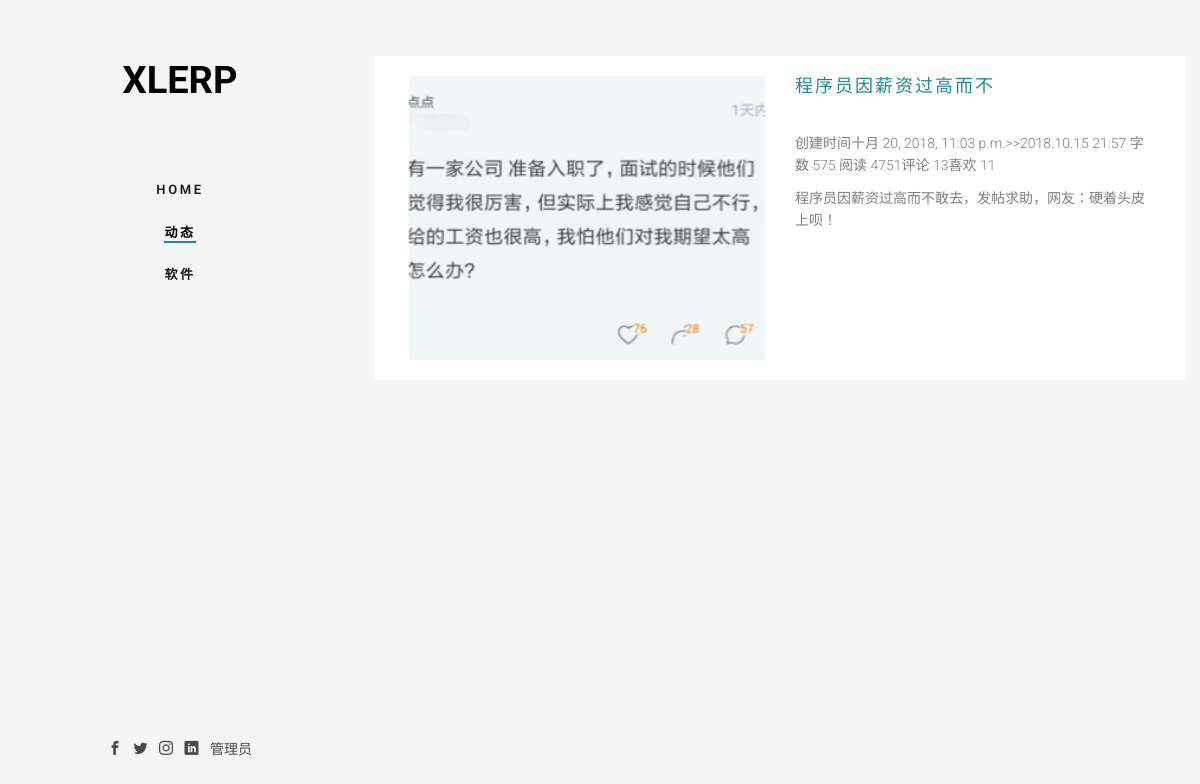
Page /post/ on the earlier database version.
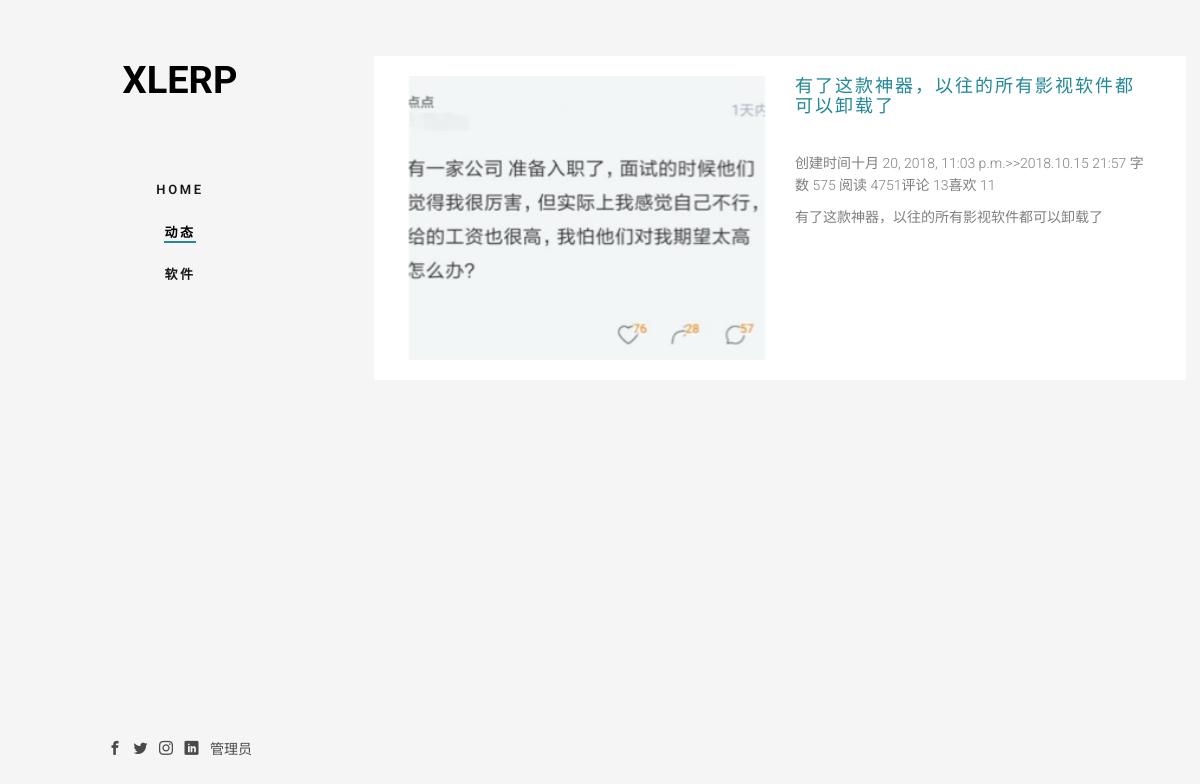
Same page on the later database version.
### HomeApp/models.py (models this page shows, shortened)
class dynamic(models.Model):
    title = models.CharField(max_length=30,unique=True,verbose_name=u'标题')
    imgurl = models.ImageField(upload_to='images/post',verbose_name=u'图片地址')
    msg = models.CharField(max_length=300, verbose_name=u'文章信息')
    post = RichTextUploadingField(verbose_name=u'具体内容')
    OtherMsg = models.CharField(max_length=300, verbose_name=u'简介')
    star_time = models.DateTimeField(auto_now_add=True,verbose_name=u'创建日期')
    last_time = models.DateTimeField(auto_now=True,verbose_name=u'最后一次修改日期')
    isDelete = models.BooleanField(default=True,verbose_name=u'是否可用')
    class Meta:
        verbose_name_plural = "动态"

### HomeApp/views.py (the view)
# urls.py: path('post/', views.postdata, name='postdata'),
def postdata(request):
    context = {}
    post = dynamic.objects.all().values('id','title','imgurl','msg','OtherMsg','star_time')    #取出id和user列，并生成一个列表
    context['post'] = post
    context['activedynamic'] = 'fh5co-active'
    return render(request,'dynamic.html',context)

### templates/dynamic.html
{% extends "home.html" %}
{% load staticfiles %}
{% block main %}
<div class="fh5co-narrow-content">
        {% for i in post %}
        <div class="row row-bottom-padded-md mipadded-md">
            <div class="col-md-6 animate-box" data-animate-effect="fadeInLeft">
                <img class="img-responsive" src="/media/{{ i.imgurl }}" alt="/{{ i.imgurl }}图像丢失！">
            </div>
            <div class="col-md-6 animate-box" data-animate-effect="fadeInLeft">
                <h2 class="fh5co-heading"><a href="/postList/?id={{ i.id }}" target="_blank">{{ i.title }}</a> </h2>
                <p>创建时间{{ i.star_time }}>>{{ i.msg }}</p>
                <p>{{ i.OtherMsg }}</p>
            </div>
        </div>
        {% endfor %}
    </div>
{% endblock %}

Differences in the rows shown:
changed dynamic: title "程序员因薪资过高而不" → "有了这款神器，以往的所有影视软件都可以卸载了"; OtherMsg "程序员因薪资过高而不敢去，发帖求助，网友：硬着头皮上呗！" → "有了这款神器，以往的所有影视软件都可以卸载了"
